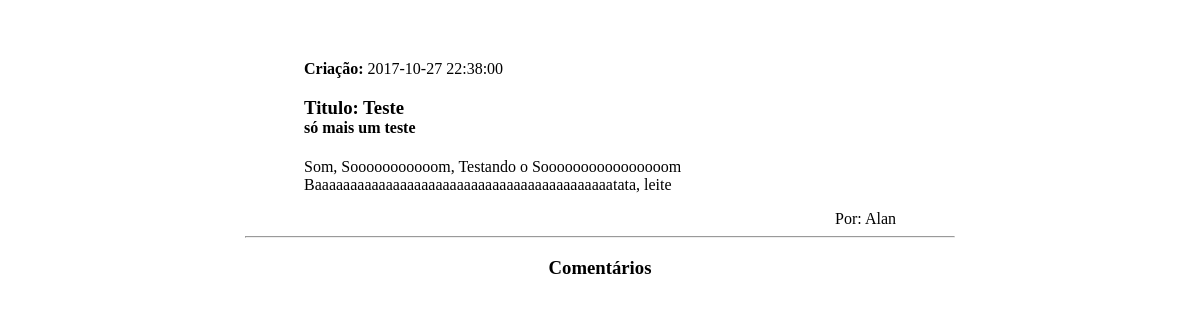
Screenshot of /Funcoes/ShowPost.php?id=1 with the database file from the repository.
### tables this page shows
CREATE TABLE IF NOT EXISTS `post` (
  `usuario_id` int(11) NOT NULL,
  `Titulo` varchar(100) NOT NULL,
  `Descricao` varchar(200) NOT NULL,
  `post` text NOT NULL,
  `creation_time` datetime NOT NULL,
  `ult_usuario_id` int(11) NOT NULL,
  `status` int(11) NOT NULL,
  `id` int(11) NOT NULL AUTO_INCREMENT,
  PRIMARY KEY (`id`),
  KEY `usuario_id` (`usuario_id`),
  KEY `ult_usuario_id` (`ult_usuario_id`)
);

CREATE TABLE IF NOT EXISTS `usuario` (
  `nome` varchar(250) NOT NULL,
  `tipo` int(11) NOT NULL,
  `senha` varchar(250) NOT NULL,
  `id` int(11) NOT NULL AUTO_INCREMENT,
  `status` int(11) NOT NULL,
  `ult_alt` datetime DEFAULT NULL,
  `alt_usuario_id` int(11) NOT NULL,
  PRIMARY KEY (`id`),
  KEY `alt_usuario_id` (`alt_usuario_id`)
);

### Funcoes/ShowPost.php (the view, shortened to what this page needs)
<link type="text/css" rel="stylesheet" media="screen" href="funcoes/estilos.css" />
<?php
					try {
						$user = 'root';
						$pass = '';
					    $dbh = new PDO('mysql:host=localhost;dbname=blog', $user, $pass, array(PDO::MYSQL_ATTR_INIT_COMMAND => "SET NAMES 'utf8'"));
					    $path = 'SELECT post.post, post.creation_time, usuario.nome, post.Titulo, post.Descricao
											 FROM usuario
											 INNER JOIN post
											 ON usuario.id = post.usuario_id
											 WHERE post.id = '.$_GET['id'].';';
					    foreach($dbh->query($path) as $row) {
					        echo '<div class="Centralizado" style="">';
					    			echo '<div > <p ><h4 class="hCriacao" >Criação: </h4> '.$row['creation_time']."</div> ";
					    			echo '<div > <h3 class="tituloh3">Titulo: '.$row['Titulo']."</h3></div> ";
					    			echo '<div > <h4 class="hDesc">'.$row['Descricao']."</h4></div> ";
					    			echo '<div> <p id="pPost">'.$row['post']."</p></div> ";
					    			echo '<div class="ShowName"> Por: '.$row['nome']."</div> ";
					    	echo "</div>";
					    	echo "<hr class=\"hrPost\">";
					    	echo "<div class=\"TituloComentarios\">";
					    		echo "<h3>Comentários</h3><br>";
					    	echo "</div>";
							    		?>
							    		<?php
					    }
					} catch (PDOException $e) {
					    print "Error!: " . $e->getMessage() . "<br/>";
					    die();
					}
				?>

### Funcoes/estilos.css (style rules this page uses)
hr { background-color: red; color: red; }
hr.hrPost { margin-left: 20%; margin-right: 20%; }
#pPost { white-space: pre-line; }
.Centralizado { margin: auto; width: 50%; }
.hCriacao { display: inline; }
.hDesc { margin-top: 0px; color: black; }
.tituloh3 { margin-bottom: 0px; }
.TituloComentarios { margin: auto; width: 70%; text-align: center; }
.ShowName { text-align: right; }

### rows the page displays
post: creation_time "2017-10-27 22:38:00", Titulo "Teste", Descricao "só mais um teste", post "Som, Sooooooooooom, Testando o Soooooooooooooooom Baaaaaaaaaaaaaaaaaaaaaaaaaaaaaaaaaaaaaaaaaatata, leite", usuario.nome "Alan"
